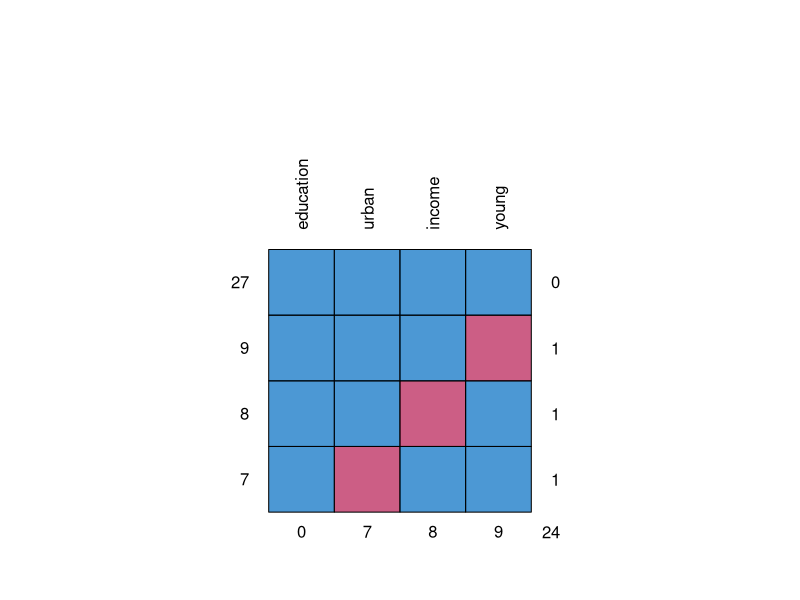
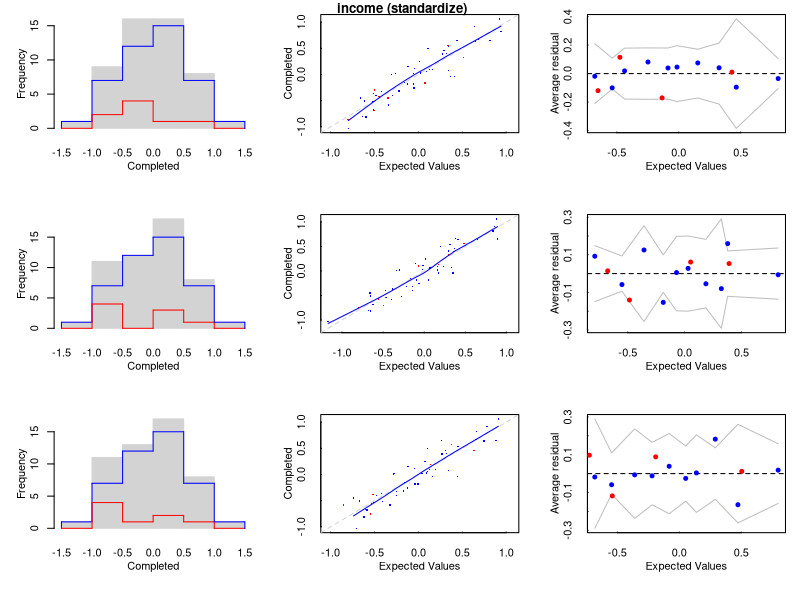
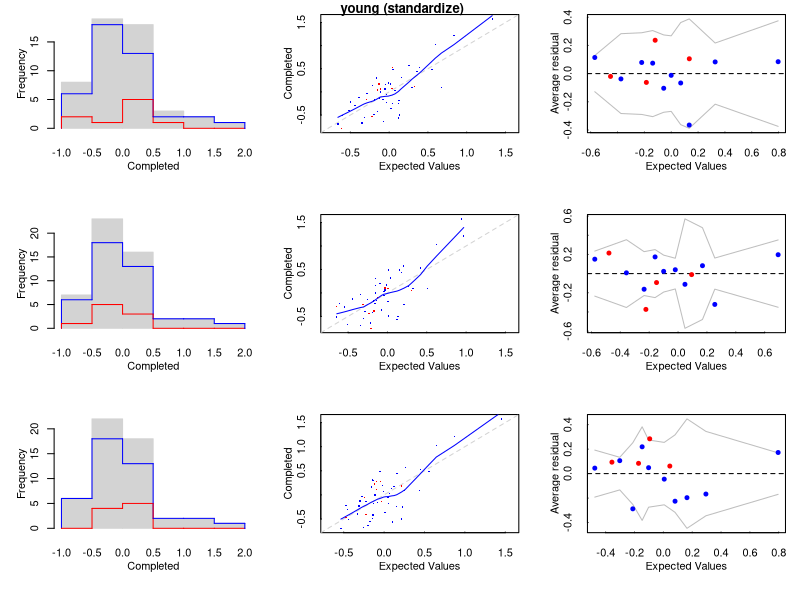
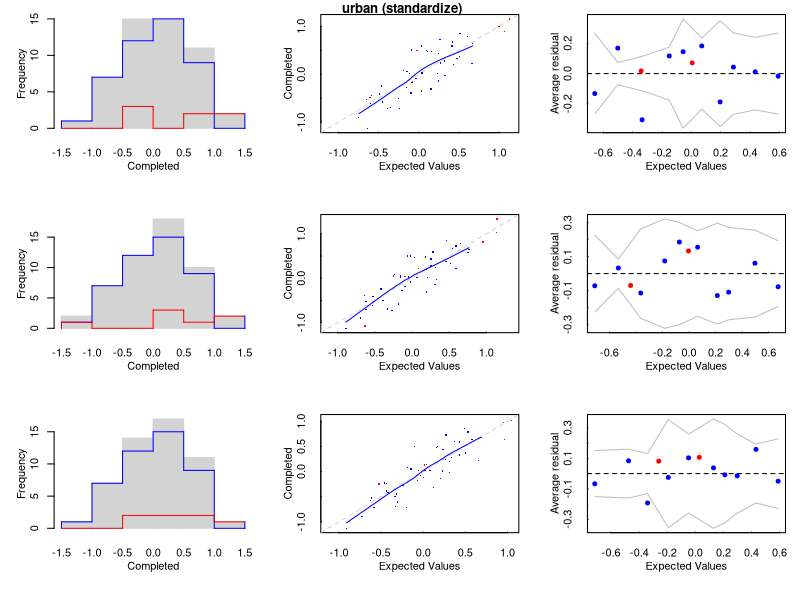

These figures' R source, in order:
# Quiz 3

# We use again, as in Quiz 2, the Anscombe dataset from the package carData
# Load the data with:
library(carData)
data(Anscombe)

# The research objective is still to predict education based on income, young and urban

# You are free to use any lecture notes, R code examples, packages and commands.

# When done, submit the R code with ANSWERS AS COMMENTS!


# Task 1: Fit the regression to the original dataset and report the estimated EQUATION
# Your answer should look something like education = b0 + b1*income + b2*young + b3*urban
# where b0, b1, b2 and b3 are the estimated coefficients after you perform the lm function

model = lm(education~income+young+urban,data=Anscombe)
summary(model)

#The estimated equation is education = -286.839+0.08065*inocme+0.8173*young-0.1058*urban

# Task 2. Now use ampute from mice package to create missingness with the following commands,
# which keeps education completely observed

library(mice)
set.seed(954)
ans.miss = ampute(Anscombe, prop = 0.6)$amp
ans.miss = cbind(Anscombe$education, ans.miss[, 2:4])
colnames(ans.miss)[1] = "education"

# Task 3: Use mice package to obtain the missing patterns matrix.
# How many total cells are missing? (That is, total number of NA)
# Your answer should be a single number.
md.pattern(ans.miss, rotate.names = T)


# 24 total cells are missing

# Task 4: Impute the data with mice package using seed 10.
# Use default settings and don't make any changes. 
# Pool and obtain the estimated regression equation.
# Report the average % change in all regression coefficients
# Your answer should be a single number obtained in the following way:

# mean(abs(reg$coef - micepoolsummary$estimate)/abs(reg$coef)), 

# where reg is the original regression and micepoolsummary is from mice output, as shown in class

imp = mice(ans.miss, seed = 10)
fit = with(imp, lm(education~income+young+urban))
s=summary(mice::pool(fit))
mean(abs(model$coef - s$estimate)/abs(model$coef))

#The average %change is 13.29%.

# Task 5: Keep seed at 10, but increase number of iterations to 50 and impute again.
# Pool and report the average percent change in the coefficients (again, compared to full dataset)
imp = mice(ans.miss, m=50,seed = 10)
fit2 = with(imp, lm(education~income+young+urban))
s2=summary(mice::pool(fit2))
mean(abs(model$coef - s2$estimate)/abs(model$coef))

#The average %change is 14.25%.

# Task 6: Now switch to mi package.
library(mi)

# IMPORTANT: To call a specicif pool command from the specific package use
# mi::pool or mice::pool

# Obtain the missing data patterns. How many different patterns do we have?
# Answer should a single number
mdf <- missing_data.frame(ans.miss)
tabulate(mdf@patterns)
levels(mdf@patterns) 

#4 patterns


# Task 7: Impute the data with default settings, use seed 10 and parallel = F
# pool and report average percent change in coefficients compared to full dataset
# To obtain the coefficients use coef(mipoolresult)
imp.a <- mi(mdf, seed = 10, parallel = F)
res.a = mi::pool(education~income+young+urban, data=imp.a)
mean(abs(model$coef - coef(res.a))/abs(model$coef))

#the average percent change is 34.14%.


# Task 8: Run diagnostic plots. Change income to positive type, repeat and 
# report the resulting mean % change in the regression coefficients.
plot(imp.a)
mdf = change(mdf, y = "income", what = "type", to = "po")
show(mdf)
imp.a <- mi(mdf, seed = 10, parallel = F)
res.a = mi::pool(education~income+young+urban, data=imp.a)
mean(abs(model$coef - coef(res.a))/abs(model$coef))

#the mean% change is 29.16.

# Task 9: Report the r-hat values for the mean of each imputed variable from Task 8
# Your answer should be three numbers.

Rhats(imp.a)

#income:1.002
#young: 1.015
#urban: 1.058

# Task 10: Which version of the imputations turned out to be the best?

#Imputation with mice package using seed 10 is the best
